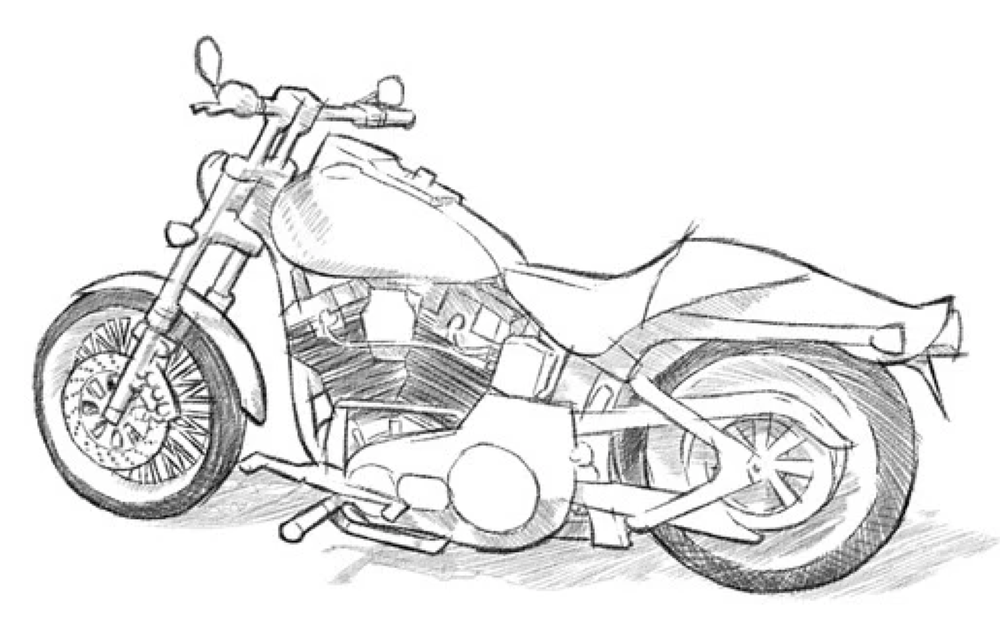
#> input picture 2dto3d/sketches/0/plain.png, 1000 x 628 px, shrunk from 2200 x 1382 before the run; its folder holds 4 pictures in this run
$ python create_masks.py
#> lines starting #> are read from the running program, lines starting #| are printed output that depends on the picture; after the words box and inside, x2 and y2 are one past the last pixel; in counts of white or black regions, pixels touching at a corner belong together
#> in process_folder, plain_img is the input picture: PIL image 1000x628 RGBA; mean R, G, B, A 230.4, 230.3, 230.4, 255
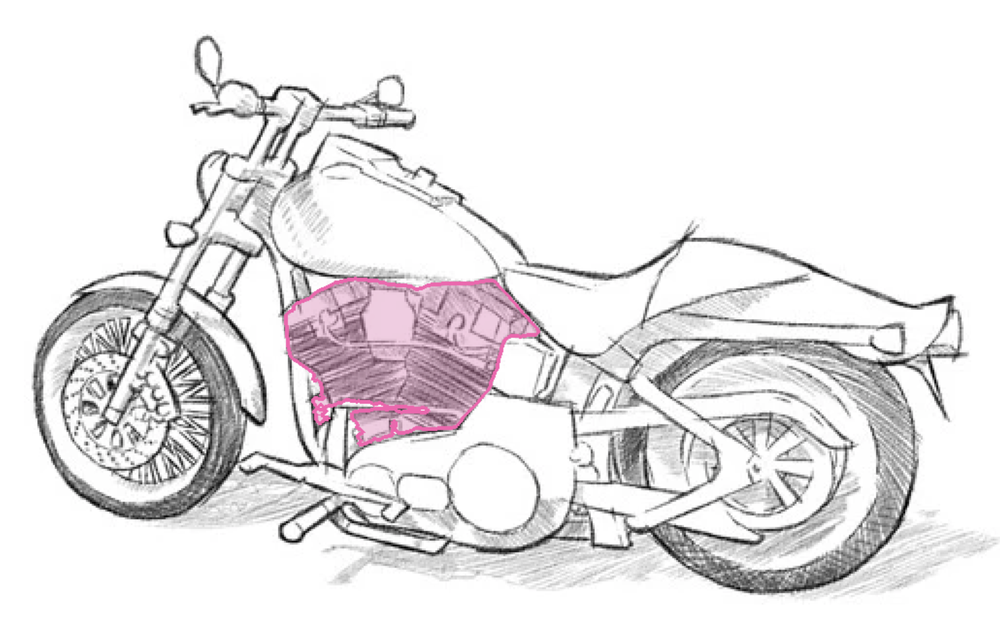
#> input picture 2dto3d/sketches/0/engine.png, 1000 x 628 px, shrunk from 2200 x 1382 before the run
#> in process_folder, labeled_img is the input picture: PIL image 1000x628 RGBA; mean R, G, B, A 231, 228.9, 230.1, 255
#!/usr/bin/env python
"""
create_masks.py

Folder structure:
  sketches/
    0/
      plain.png
      seat.png
      wheel.png
      ...
    1/
      plain.png
      engine.png
      ...

For each folder N, this script:
  - Loads plain.png (the original sketch)
  - For every other *.png (label image with colored overlay),
    computes the difference from plain.png to get a mask.
  - Saves mask images into a "masks" subfolder as mask_{label}.png
"""

from pathlib import Path
from typing import Tuple
import numpy as np
from PIL import Image


ROOT_DIR = Path("sketches")   # change if needed
DIFF_THRESH = 20              # bigger => stricter mask (fewer pixels)


def extract_mask(
    plain_img: Image.Image,
    labeled_img: Image.Image,
    diff_thresh: int = DIFF_THRESH
) -> Image.Image:
    """Return a binary mask (PIL L image) of where labeled_img differs from plain_img."""
#> called with diff_thresh = 20
    # Ensure same size
    if plain_img.size != labeled_img.size:
        raise ValueError(f"Image sizes do not match: {plain_img.size} vs {labeled_img.size}")

    arr_plain = np.asarray(plain_img.convert("RGB"), dtype=np.int16)
    arr_label = np.asarray(labeled_img.convert("RGB"), dtype=np.int16)

    # Absolute RGB difference
    diff = np.abs(arr_label - arr_plain)
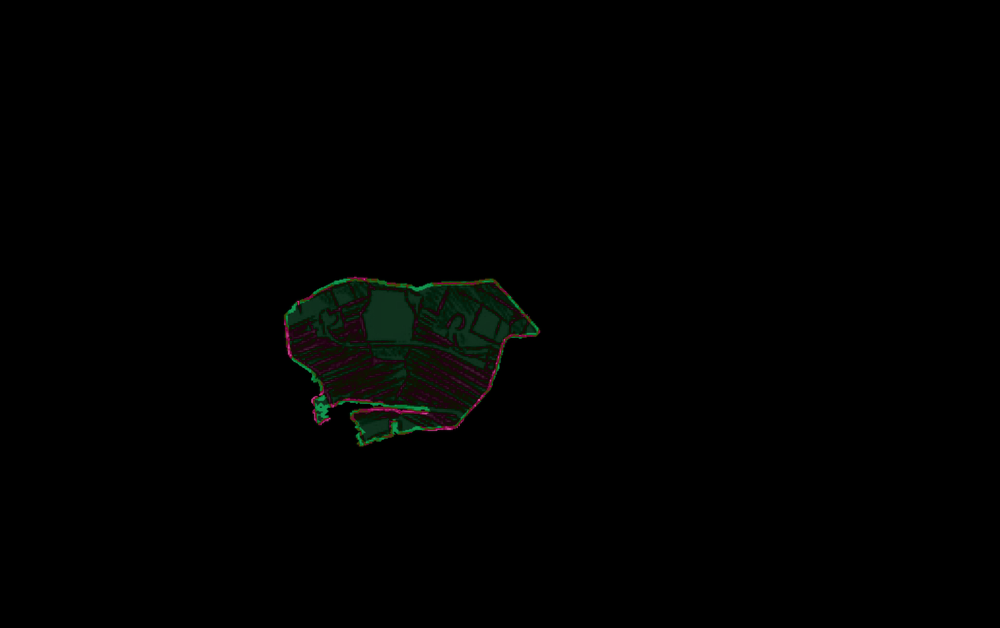
#> diff: shape (628, 1000, 3) int16; mean R, G, B 1, 1.5, 1
    diff_mag = diff.sum(axis=2)  # shape (H, W)
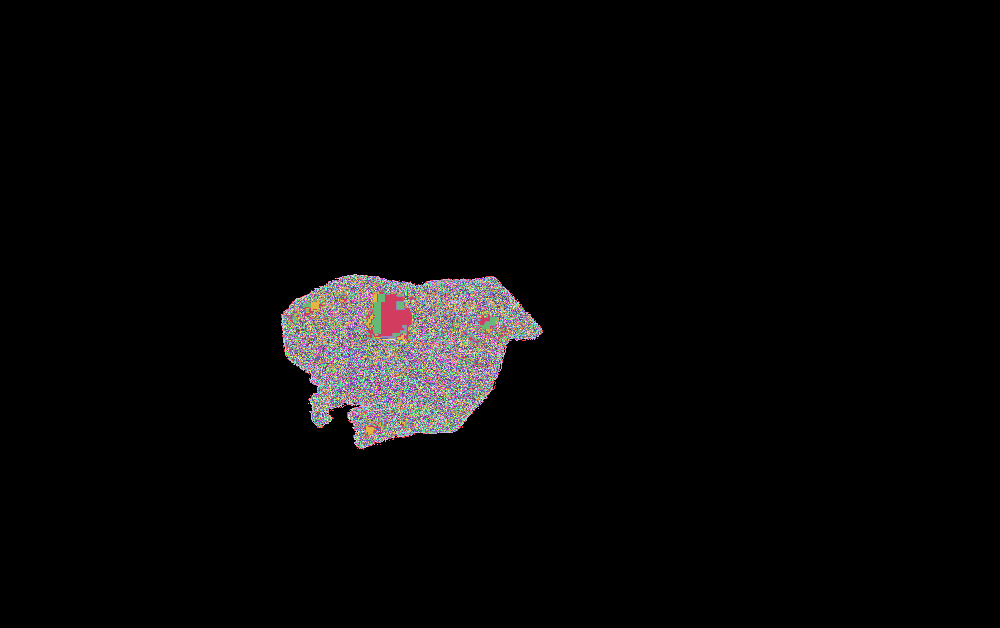
#> diff_mag: shape (628, 1000) int64; 378 distinct labels, from 0 to 433; one colour per label, 0 black

    # Binary mask: 255 where difference is large enough, else 0
    mask = (diff_mag > diff_thresh).astype(np.uint8) * 255
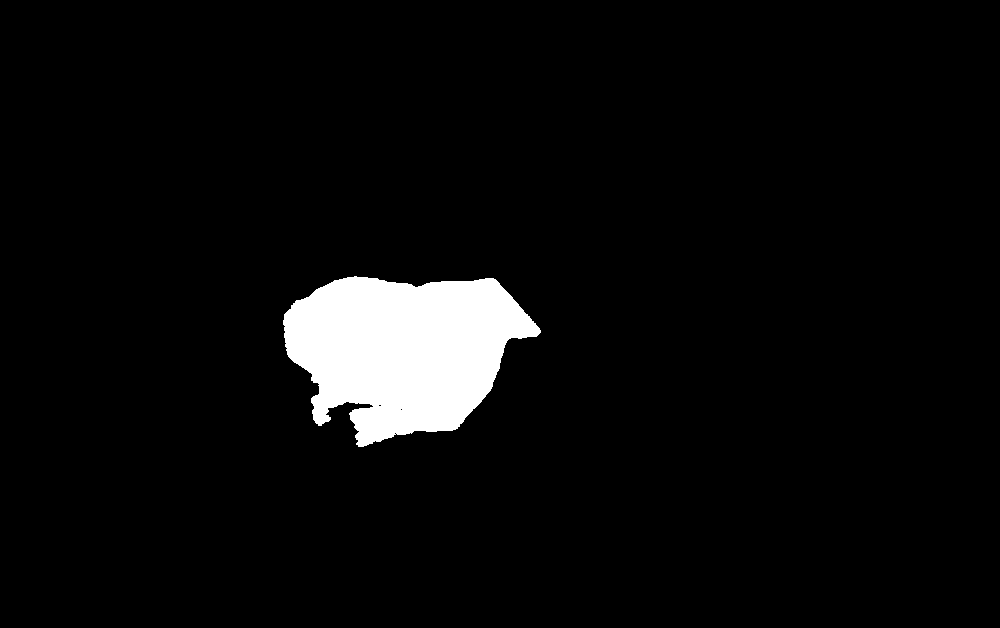
#> mask: shape (628, 1000); 4.7% white; 1 white region, box (x1, y1, x2, y2) and area: (283, 276, 541, 447) 29596
    return Image.fromarray(mask, mode="L")


def process_folder(folder: Path) -> None:
    """Process one folder like sketches/0."""
    plain_path = folder / "plain.png"
    if not plain_path.is_file():
        print(f"[skip] {folder} has no plain.png")
        return

    plain_img = Image.open(plain_path)

    # Output directory for masks
    masks_dir = folder / "masks"
    masks_dir.mkdir(exist_ok=True)

    # All label images: *.png except plain.png
    for img_path in sorted(folder.glob("*.png")):
        if img_path.name == "plain.png":
            continue

        label_name = img_path.stem  # e.g. "seat"
        labeled_img = Image.open(img_path)

        try:
            mask_img = extract_mask(plain_img, labeled_img)
        except ValueError as e:
            print(f"[warn] {img_path}: {e}")
            continue

        out_path = masks_dir / f"mask_{label_name}.png"
        mask_img.save(out_path)
        print(f"[ok] {out_path}")


def main() -> None:
    if not ROOT_DIR.is_dir():
        raise SystemExit(f"Root directory {ROOT_DIR} not found")

    # Go through all subfolders (0,1,2,... or any directory)
    for sub in sorted(ROOT_DIR.iterdir()):
        if sub.is_dir():
            print(f"=== Processing {sub} ===")
            process_folder(sub)


if __name__ == "__main__":
    main()
